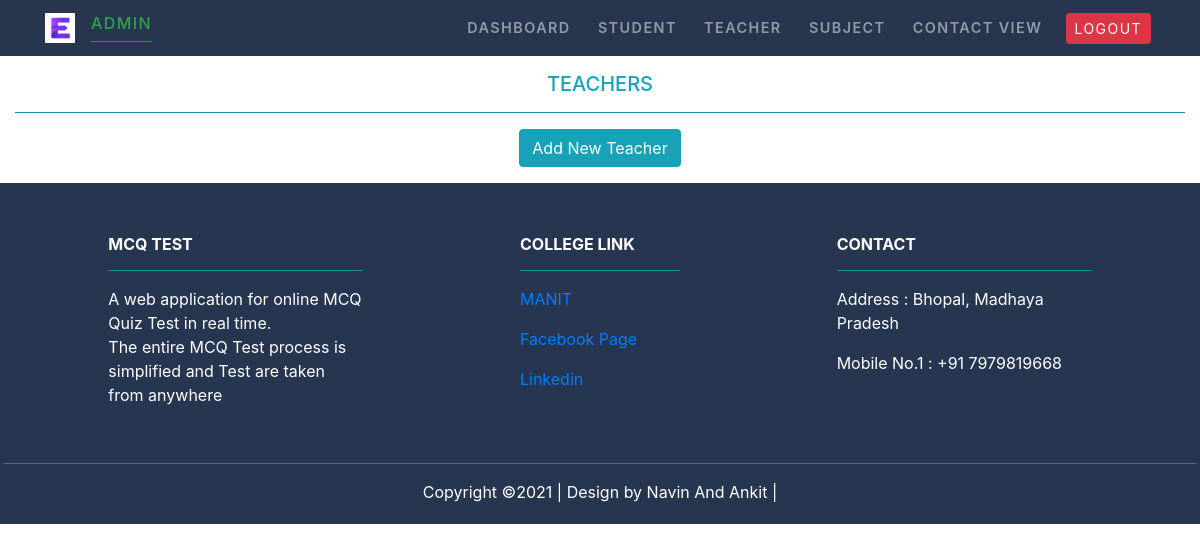
The app's page /Adminteacher/, older data.
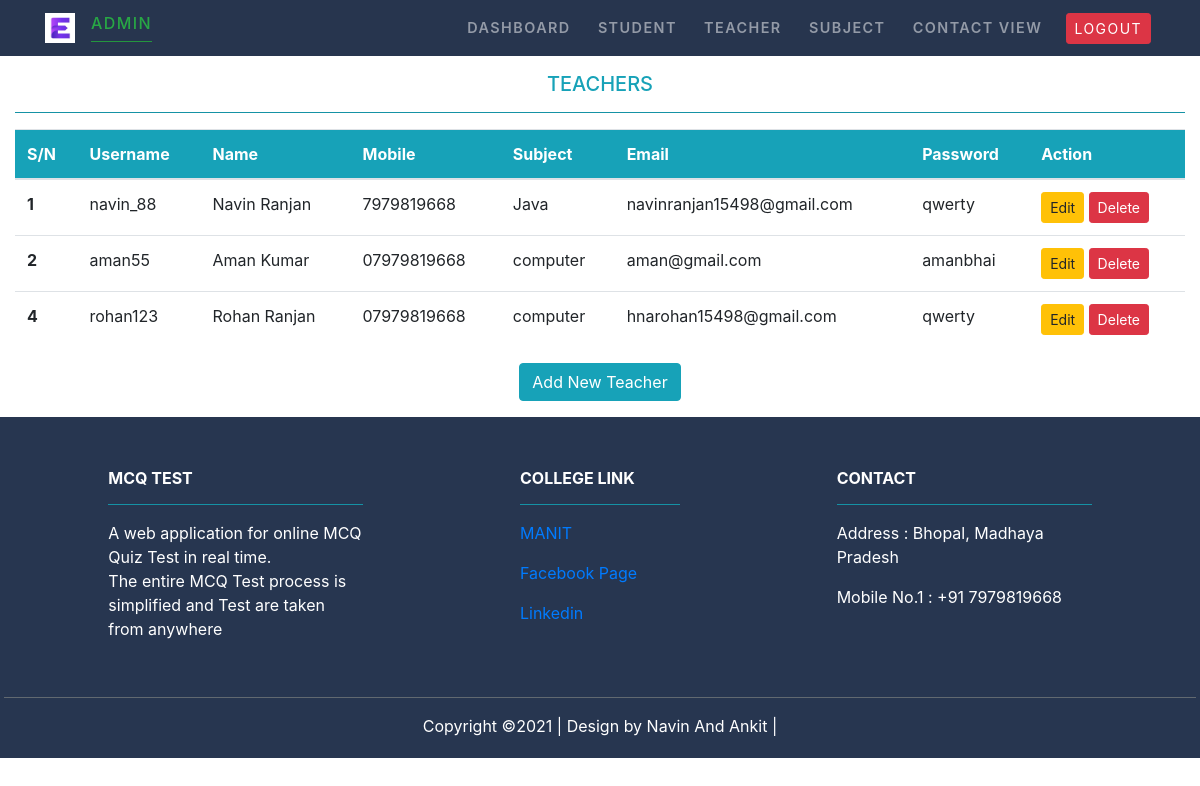
The same page, newer data.
### Teacher/models.py (models this page shows, shortened)
class Teacher(models.Model):
    username=models.CharField(max_length=20)
    name=models.CharField(max_length=50)
    subject = models.ForeignKey(Subject,on_delete=models.CASCADE)
    email=models.EmailField(max_length=100)
    mobile= models.CharField(max_length=11)
    password=models.CharField(max_length=30)

### MCQ_Test/models.py (models this page shows)
class Subject(models.Model):
   subject_name = models.CharField(max_length=50,primary_key=True)
   def __str__(self):
       return self.subject_name

### MCQ_Test/views.py (the view)
# urls.py: path('Adminteacher/', views.admin_teacher,name="adminteacher"),
def admin_teacher(request):
    te=Teacher.objects.all()
    return render(request,'MCQ_Test/adminteacher.html',{'tech':te})

### MCQ_Test/templates/MCQ_Test/adminteacher.html (shortened to what this page needs)
{% extends 'MCQ_Test/adminbase.html' %}
{% load static %}
{% block content %}
<div class="py-3">
<div class=" container-fluid">
<div class="text-center text-info">
<h5>TEACHERS</h5>
<hr class="bg-info">
</div>
{% if tech %}
<table class="table">
  <thead class="bg-info text-white">
    <tr>
      <th scope="col">S/N</th>
      <th scope="col">Username</th>
      <th scope="col">Name</th>
      <th scope="col">Mobile</th>
      <th scope="col">Subject</th>
      <th scope="col">Email</th>
      <th scope="col">Password</th>
      <th scope="col">Action</th>
    </tr>
  </thead>
  <tbody>
  {% for te in tech %}
    <tr>
      <th scope="row">{{te.id}}</th>
      <td>{{te.username}}</td>
      <td>{{te.name}}</td>
      <td>{{te.mobile}}</td>
      <td>{{te.subject}}</td>
      <td>{{te.email}}</td>
      <td>{{te.password}}</td>
      <td>
          <a href="{% url 'editteacher' te.id %}" class='btn btn-warning btn-sm'>Edit</a>
          <form action="{% url 'deleteteacher' te.id %}" method="POST" class='d-inline'>
            <input type="submit" class="btn btn-danger btn-sm" value="Delete">
          </form>
      </td>
    </tr>
  {% endfor %}
  </tbody>
{% endif %}
</table>
<div class="text-center">
    <a href="{% url 'addteacher' %}" class="btn btn-info">Add New Teacher</a>
</div>
</div>
</div>
{% endblock content %}

### MCQ_Test/templates/MCQ_Test/adminbase.html (shortened to what this page needs)
<!doctype html>
{% load static %}
<html lang="en">
  <head>
    <link rel="stylesheet" href="https://maxcdn.bootstrapcdn.com/bootstrap/4.0.0/css/bootstrap.min.css">
    <link rel="stylesheet" href="{%  static 'MCQ_Test/css/style.css' %}">
  </head>
  <body>
    <nav class="navbar navbar-expand-sm p-2 sticky-top navbar-dark ">
        <div class="container">
            <a class="navbar-brand " href="">
                <img src="{%  static 'MCQ_Test/images/logo.jpg' %}" width="30" height="30" class="d-inline-block align-top" alt="">
              </a>
            <div>
                <h6 class="text-success">Admin</h6>
                <hr class="bg-success m-0">
            </div>
            <div class="collapse navbar-collapse  text-center" id="mymenu">
            <ul class=" navbar-nav ml-auto" >
                <li class="nav-item  ">
                    <a class="nav-link " href="{% url 'admindash'%}">Dashboard</a>
                </li>
                <li class="nav-item  ">
                    <a class="nav-link " href="{% url 'adminstudent'%}">Student</a>
                </li>
                <li class="nav-item  ">
                    <a class="nav-link " href="{% url 'adminteacher'%}">Teacher</a>
                </li>
                <li class="nav-item  ">
                    <a class="nav-link " href="{% url 'adminsubject'%}">Subject</a>
                </li>
                <li class="nav-item  ">
                    <a class="nav-link " href="{% url 'admincontact'%}">Contact view</a>
                </li>
                <li class="nav-item p-1 ">
                    <a class=" btn btn-danger btn-sm " href="{% url 'Exampath'%}">Logout</a>
                </li>
            </ul>
            </div>
        </div>
    </nav>
    {% block content %}{% endblock content %}
<footer class="text-white font-small unique-color-dark footer-end p-1" style="background-color: #273650;">
    <div class="container text-center text-md-left mt-5">
      <div class="row mt-3">
        <div class="col-md-3 col-lg-4 col-xl-3 mx-auto mb-4">
          <h6 class="text-uppercase font-weight-bold">MCQ Test</h6>
          <hr class="bg-info" >
          <p>A web application for online MCQ Quiz Test in real time.<br> The entire MCQ Test process is simplified and Test are taken from anywhere</p>
        </div>
        <div class="col-md-2 col-lg-2 col-xl-2 mx-auto mb-4">
          <h6 class="text-uppercase font-weight-bold">College Link</h6>
          <hr class="bg-info">
          <p>
            <a href="#!">MANIT</a>
          </p>
          <p>
            <a href="#!">Facebook Page</a>
          </p>
          <p>
            <a href="#!">Linkedin</a>
          </p>
        </div>
        <div class="col-md-4 col-lg-3 col-xl-3 mx-auto mb-md-0 mb-4">
          <h6 class="text-uppercase font-weight-bold">Contact</h6>
          <hr class="bg-info">
          <p> Address : Bhopal, Madhaya Pradesh</p>
          <p> Mobile No.1 : +91 7979819668</p>
        </div>
      </div>
    </div>
    <hr class="bg-secondary">
    <div class="text-center">
        <p>Copyright &copy;2021 | Design by Navin And Ankit |</p>
     </div>
  </footer>
  </body>
</html>

### MCQ_Test/static/MCQ_Test/css/style.css (style rules this page uses)
.navbar { text-transform: uppercase; font-weight: 600; font-size: .9rem; letter-spacing: .09rem; background-color:#27354e; }
.navbar-nav li { padding-right: .7rem; }

Row changes from the older to the newer data that the page shows:
added Teacher: id "1", username "navin_88", name "Navin Ranjan", mobile "7979819668", subject "Java", email "navinranjan15498@gmail.com", password "qwerty"
added Teacher: id "2", username "aman55", name "Aman Kumar", mobile "07979819668", subject "computer", email "aman@gmail.com", password "amanbhai"
added Teacher: id "4", username "rohan123", name "Rohan Ranjan", mobile "07979819668", subject "computer", email "hnarohan15498@gmail.com", password "qwerty"
Text that changed along with them:
text now shown: "S/N Username Name Mobile Subject Email Password Action"
